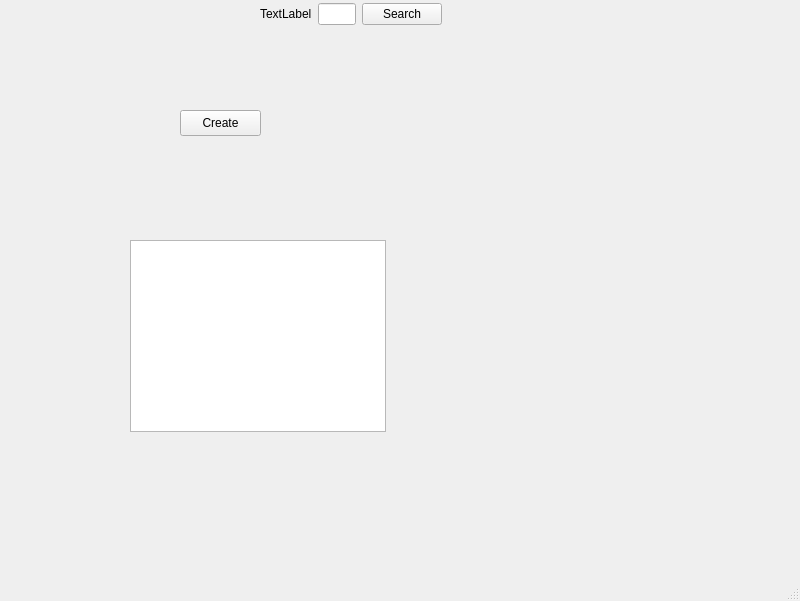
<?xml version="1.0" encoding="UTF-8"?>
<ui version="4.0">
 <class>MainWindow</class>
 <widget class="QMainWindow" name="MainWindow">
  <property name="enabled">
   <bool>true</bool>
  </property>
  <property name="geometry">
   <rect>
    <x>0</x>
    <y>0</y>
    <width>800</width>
    <height>601</height>
   </rect>
  </property>
  <property name="windowTitle">
   <string>MainWindow</string>
  </property>
  <widget class="QWidget" name="centralwidget">
   <widget class="QPushButton" name="btn_create">
    <property name="geometry">
     <rect>
      <x>180</x>
      <y>110</y>
      <width>81</width>
      <height>26</height>
     </rect>
    </property>
    <property name="text">
     <string>Create</string>
    </property>
   </widget>
   <widget class="QListView" name="listView">
    <property name="geometry">
     <rect>
      <x>130</x>
      <y>240</y>
      <width>256</width>
      <height>192</height>
     </rect>
    </property>
   </widget>
   <widget class="QWidget" name="">
    <property name="geometry">
     <rect>
      <x>260</x>
      <y>0</y>
      <width>182</width>
      <height>28</height>
     </rect>
    </property>
    <layout class="QHBoxLayout" name="horizontalLayout">
     <item>
      <widget class="QLabel" name="label">
       <property name="text">
        <string>TextLabel</string>
       </property>
      </widget>
     </item>
     <item>
      <widget class="QLineEdit" name="le_search_password"/>
     </item>
     <item>
      <widget class="QPushButton" name="btn_search">
       <property name="text">
        <string>Search</string>
       </property>
      </widget>
     </item>
    </layout>
   </widget>
  </widget>
  <widget class="QMenuBar" name="menubar">
   <property name="geometry">
    <rect>
     <x>0</x>
     <y>0</y>
     <width>800</width>
     <height>33</height>
    </rect>
   </property>
  </widget>
  <widget class="QStatusBar" name="statusbar"/>
 </widget>
 <resources/>
 <connections/>
</ui>
